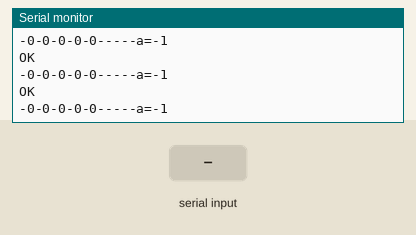
Simulated run of this sketch. Board: Arduino Uno, built with avr-gcc and run on an emulated ATmega328P. Parts: the last lines printed to the serial monitor. Inputs (shaded band) come from the test bench. The modem accepts every AT command (registered, SIM ready, sends succeed) and sends nothing else.

Above: at 17.2 s.
17.3 s: ":GET /?pin=on" received over the second serial link
At 18.4 s:
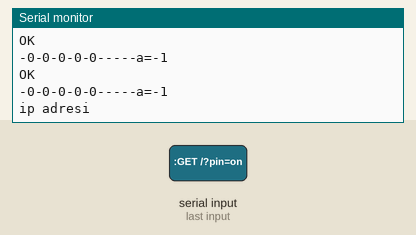
18.8 s: "90,45\n" received over the second serial link
21.8 s: ":GET /?pin=on" received over the second serial link
At 23.1 s:
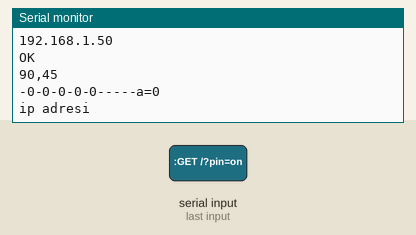

Measured:
- after the input at 17.3 s, the serial monitor: prints a new line at once (image 1)
- after the input at 21.8 s, the serial monitor: prints a new line at once (image 2)

The sketch:

esp8266-final.ino
```cpp
//#include <dht.h>

    #include <SoftwareSerial.h>

    #define DEBUG true

    SoftwareSerial esp8266(12,11); // make RX Arduino line is pin 2, make TX Arduino line is pin 3.
                                 // This means that you need to connect the TX line from the esp to the Arduino's pin 2
                                 // and the RX line from the esp to the Arduino's pin 3
    int status=0;

    //#define dht_dpin 4 //no ; here. Set equal to channel sensor is on


   // dht DHT;


    void setup()
    {
      Serial.begin(9600);
      esp8266.begin(115200); // your esp's baud rate might be different


      sendData("AT+RST\r\n",2000,DEBUG); // reset module
      sendData("AT+CWMODE=1\r\n",1000,DEBUG); // configure

      sendData("AT+CWJAP=\"Pikatel Airmax-104\",\"A1B2C3D4E5\"\r\n",5000,DEBUG);
      delay(3000);
      sendData("AT+CIFSR\r\n",3000,DEBUG); // get ip address
      sendData("AT+CIPMUX=1\r\n",1000,DEBUG); // configure for multiple connections
      sendData("AT+CIPSERVER=1,80\r\n",1000,DEBUG); // turn on server on port 80


    }

    void loop()
    {
      //DHT.read11(dht_dpin);
      if(esp8266.available()) // check if the esp is sending a message
      {
        Serial.println("ip adresi");
        sendData("AT+CIFSR\r\n",3000,DEBUG); // get ip address
        /*
        while(esp8266.available())
        {
          // The esp has data so display its output to the serial window
          char c = esp8266.read(); // read the next character.
          Serial.write(c);
        } */

        if(esp8266.find("+IPD,"))
        {
         delay(1000);

         int connectionId = esp8266.read()-48; // subtract 48 because the read() function returns
                                               // the ASCII decimal value and 0 (the first decimal number) starts at 48

         String webpage = "<h1>Arduino! - BARIS SANLI</h1><br><h1>Nem: ";
         //webpage.concat(DHT.humidity);
         webpage="<h1>Sicaklik  ";
         //webpage.concat("DHT.temperature");
         webpage+=" C </h1>";
         webpage+="<br><a href=\"?pin=on\"><button><h1>LED2</h1></button></a>";

         String cipSend = "AT+CIPSEND=";
         cipSend += connectionId;
         cipSend += ",";
         cipSend +=webpage.length();
         cipSend +="\r\n";

         sendData(cipSend,1000,DEBUG);
         sendData(webpage,1000,DEBUG);

         String closeCommand = "AT+CIPCLOSE=";
         closeCommand+=connectionId; // append connection id
         closeCommand+="\r\n";

         sendData(closeCommand,3000,DEBUG);
         delay(1000);
        }
      }
    }


    String sendData(String command, const int timeout, boolean debug)
    {
        String response = "";

        esp8266.print(command); // send the read character to the esp8266

        long int time = millis();

        while( (time+timeout) > millis())
        {
          while(esp8266.available())
          {

            // The esp has data so display its output to the serial window
            char c = esp8266.read(); // read the next character.
            response+=c;
          }
        }

        if(debug)
        {
 //         Serial.print("---");
          Serial.print(response);
 //         Serial.println("---");
          int a=response.indexOf(":GET /?pin=on");
          Serial.print("-0-0-0-0-0-----a=");
          Serial.println(a);
          if(a>3){
            pinMode(13, OUTPUT);
            if(status==0){
              digitalWrite(13,HIGH);
              status=1;
            }else{
              digitalWrite(13,LOW);
              status=0;
              }
          }
        }

        return response;
    }
```
